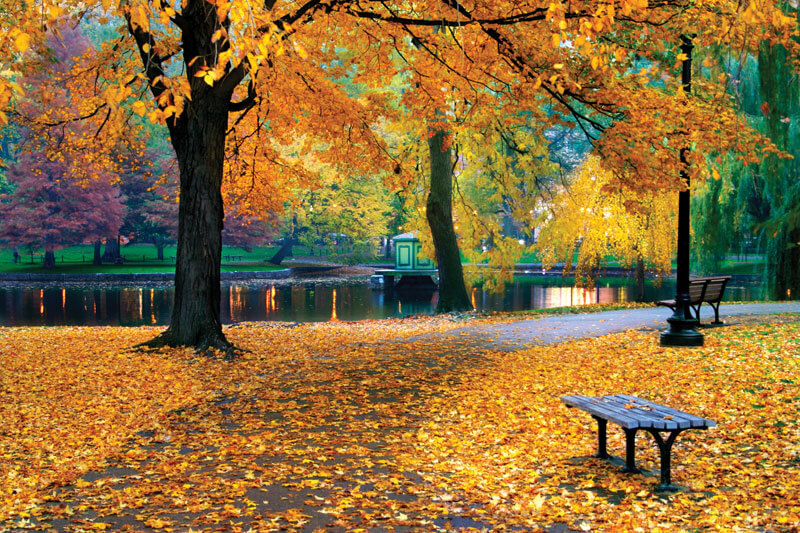
#> input picture ab.png.jpg, 800 x 533 px, given in place of the camera
$ python day8.py
#> lines starting #> are read from the running program, lines starting #| are printed output that depends on the picture; after the words box and inside, x2 and y2 are one past the last pixel; in counts of white or black regions, pixels touching at a corner belong together
import cv2, skimage
vid = cv2.VideoCapture(0)

while True:
    flag, img = vid.read() #bgr
#> img is the input picture: shape (533, 800, 3); mean B, G, R 58.1, 110, 140.6
    if flag:
        gray_img = cv2.cvtColor(img,cv2.COLOR_BGR2GRAY)
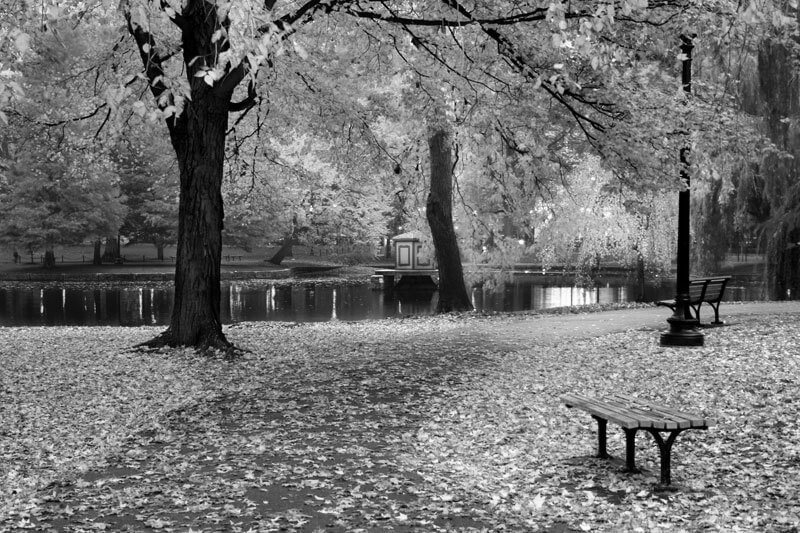
#> gray_img: shape (533, 800); min 0, max 255, mean 113.3
        blue_img = cv2.subtract(img[:,:,-1],gray_img)
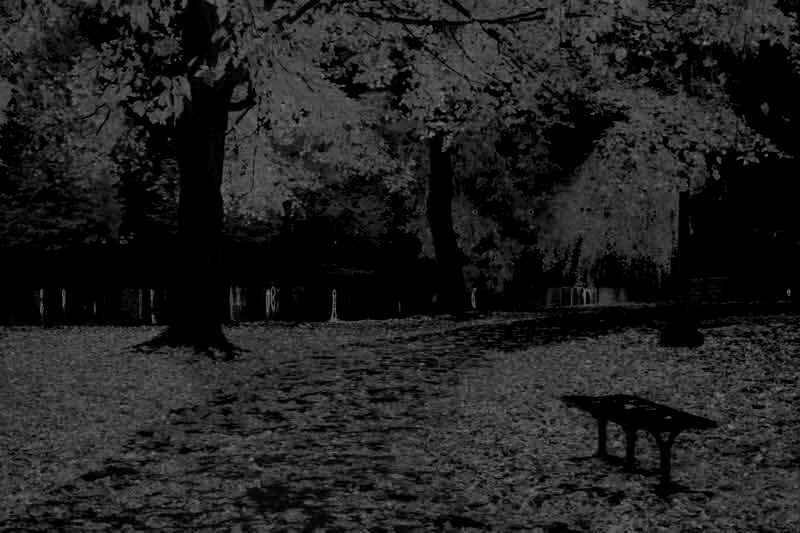
#> blue_img: shape (533, 800); min 0, max 126, mean 33.2

        th,blue_binary = cv2.threshold(blue_img, 55 ,255,cv2.THRESH_BINARY)
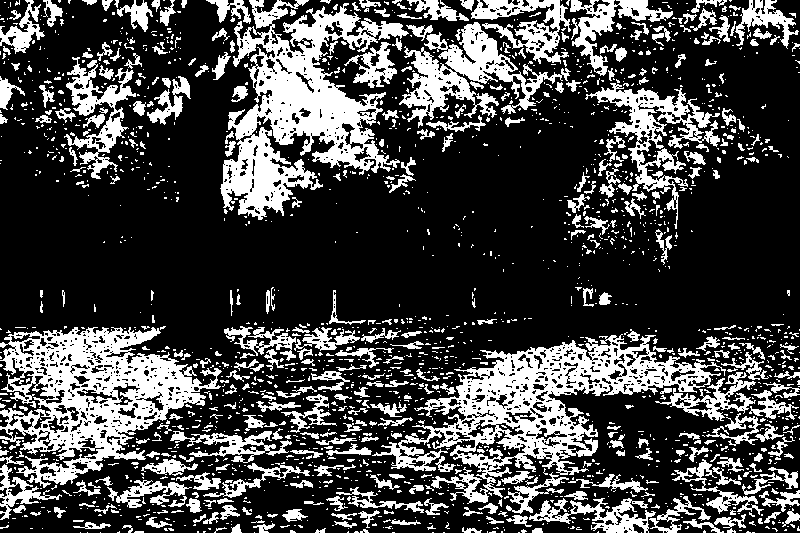
#> blue_binary: shape (533, 800); 27.6% white; 1886 white regions (1499 under 20 px), largest, box (x1, y1, x2, y2) and area: (220, 0, 409, 220) 17067, (372, 334, 726, 504) 16553, (0, 327, 222, 488) 15587

        blue_binary2 = skimage.morphology.remove_small_objects(blue_binary.astype(bool),150)
#> blue_binary2: shape (533, 800) bool; 20.6% white; 65 white regions, largest, box (x1, y1, x2, y2) and area: (220, 0, 409, 220) 16860, (372, 335, 721, 483) 15590, (0, 327, 222, 488) 15268
        blue_binary3 = skimage.morphology.remove_small_holes(blue_binary2,350)
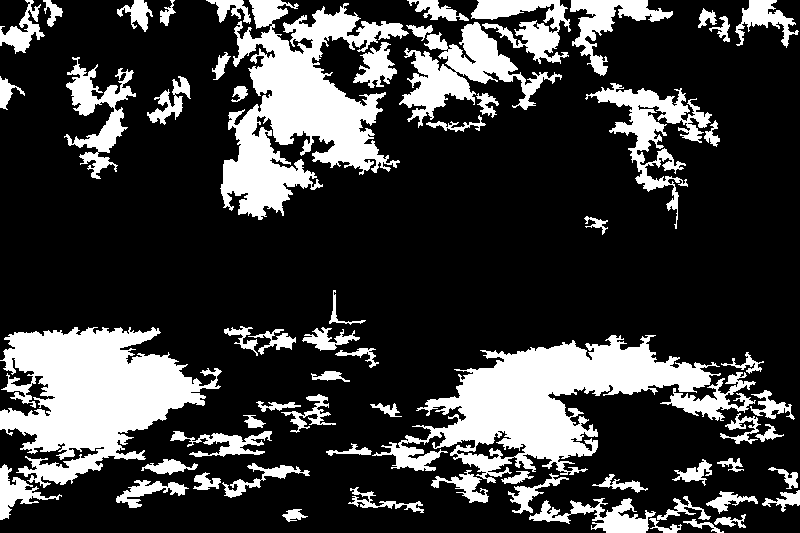
#> blue_binary3: shape (533, 800) bool; 23.9% white; 65 white regions, largest, box (x1, y1, x2, y2) and area: (372, 335, 721, 483) 19692, (0, 327, 222, 488) 19252, (220, 0, 409, 220) 18932

        strel = cv2.getStructuringElement(cv2.MORPH_ELLIPSE, (10,10))

        blue_binary4 = cv2.dilate(blue_binary3.astype('uint8'),strel, iterations =1)
#> blue_binary4: shape (533, 800); values 0 (black) and 1 (white), 42.7% white; 16 white regions, largest, box (x1, y1, x2, y2) and area: (202, 0, 725, 234) 64007, (322, 331, 800, 533) 49935, (0, 323, 341, 525) 39642
        blue_binary5= skimage.morphology.remove_small_holes(blue_binary4.astype(bool),5000).astype('uint8')
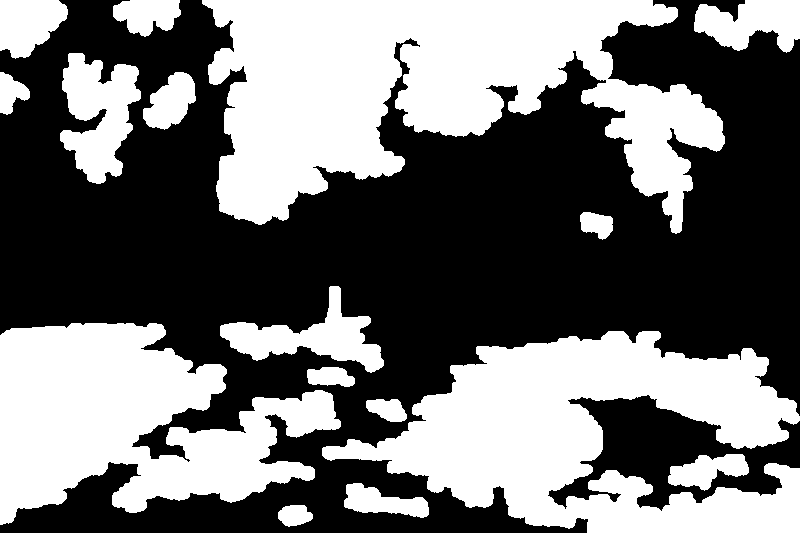
#> blue_binary5: shape (533, 800); values 0 (black) and 1 (white), 44.3% white; 16 white regions

        labels = skimage.measure.label(blue_binary5)
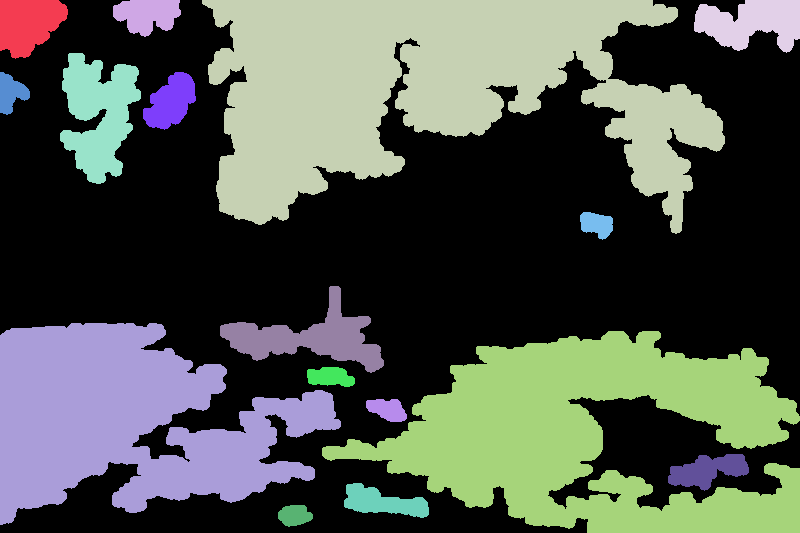
#> labels: shape (533, 800) int64; 17 distinct labels, from 0 to 16; one colour per label, 0 black
        rp = skimage.measure.regionprops(labels,blue_binary5)   #region property
#> rp = 16 regions; largest, box (x1, y1, x2, y2) and area: (202, 0, 725, 234) 67282, (322, 331, 800, 533) 51483, (0, 323, 341, 525) 40873, (60, 53, 141, 184) 6458, (220, 286, 384, 373) 5323
       ## imshowPx(blue_binary5,gray = True, cv=False)
        img_orig = img.copy()
        if len(rp) >0:
            (y1,x1,y2,x2) = rp[0].bbox
#> y1 = 0; x1 = 0; y2 = 59; x2 = 68
            cv2.rectangle(
                img_orig,
                pt1= (x1,y1), pt2= (x2,y2),
                color=(255,255,0),
                thickness=10
            )
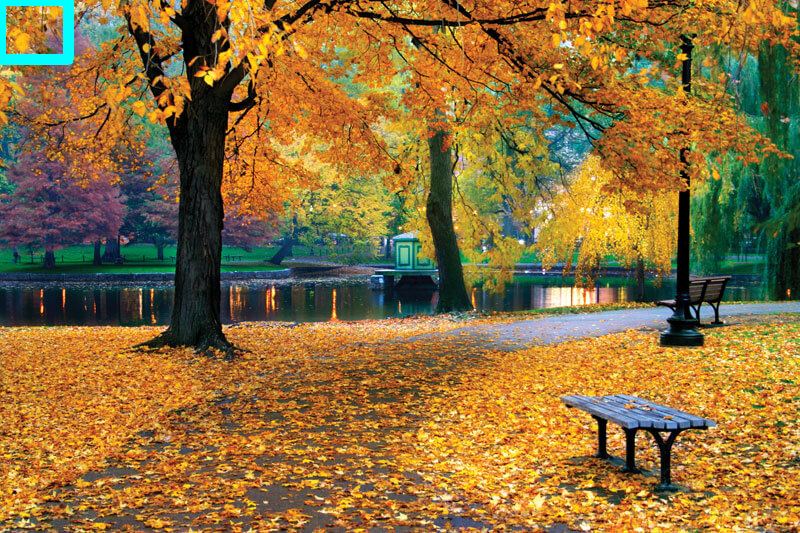
#> img_orig: shape (533, 800, 3); 0.48% of pixels changed, all inside (x1, y1, x2, y2) = (0, 0, 74, 65)
        cv2.imshow('Priview',img_orig)
        key= cv2.waitKey(1)
#> (key q is pressed here)
        if key==ord('q'):
            break
cv2.destroyAllWindows()

$ run again, on p.png.jpg
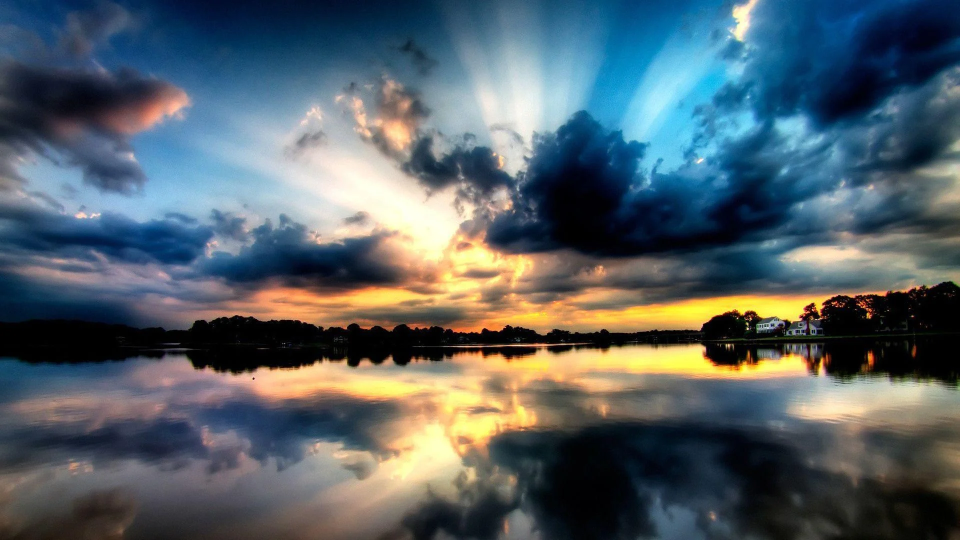
#> input picture p.png.jpg, 1920 x 1080 px, given in place of the camera (shown at 1/2 size)
#> img is the input picture: shape (1080, 1920, 3); mean B, G, R 103.4, 97.5, 85.1
#> blue_binary: shape (1080, 1920); 1.6% white; 144 white regions (63 under 20 px), largest, box (x1, y1, x2, y2) and area: (903, 582, 1384, 666) 9549, (505, 571, 841, 644) 9200, (1255, 590, 1631, 622) 2315
#> blue_binary2: shape (1080, 1920) bool; 1.4% white; 20 white regions, largest, box (x1, y1, x2, y2) and area: (903, 582, 1384, 666) 9547, (505, 571, 841, 644) 9199, (1255, 590, 1631, 622) 2315
#> blue_binary3: shape (1080, 1920) bool; 1.5% white; 20 white regions, largest, box (x1, y1, x2, y2) and area: (903, 582, 1384, 666) 9628, (505, 571, 841, 644) 9450, (1255, 590, 1631, 622) 2316
#> blue_binary4: shape (1080, 1920); values 0 (black) and 1 (white), 2.9% white; 16 white regions, largest, box (x1, y1, x2, y2) and area: (899, 578, 1636, 671) 23454, (501, 532, 890, 649) 16415, (528, 771, 781, 805) 4379
#> blue_binary5: shape (1080, 1920); values 0 (black) and 1 (white), 2.9% white; 16 white regions
#> `labels = skimage.measure.label(blue_binary5)`:
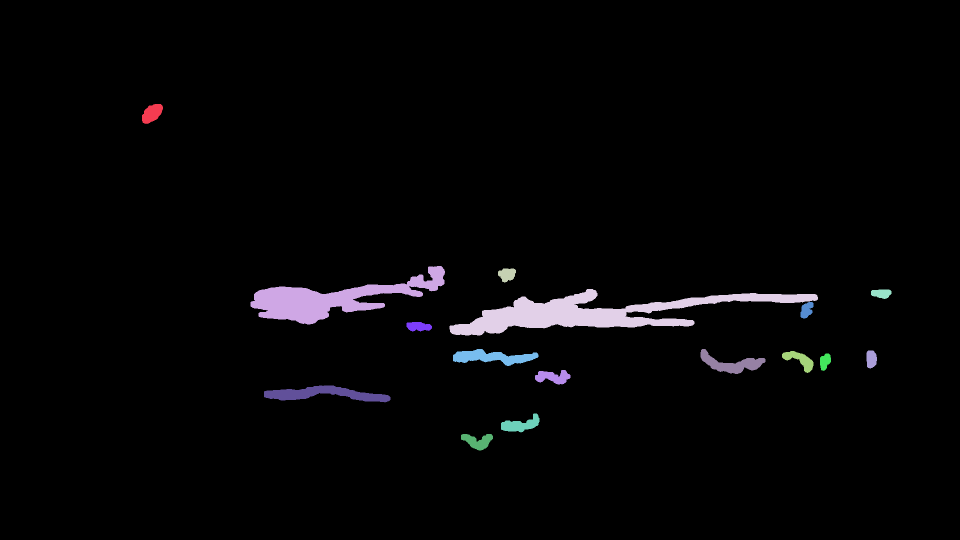
#> labels: shape (1080, 1920) int64 (shown at 1/2 size); 17 distinct labels, from 0 to 16; one colour per label, 0 black
#> rp = 16 regions; largest, box (x1, y1, x2, y2) and area: (899, 578, 1636, 671) 23904, (501, 532, 890, 649) 16415, (528, 771, 781, 805) 4379, (906, 698, 1077, 732) 3065, (1401, 698, 1531, 748) 2626
#> y1 = 208; x1 = 284; y2 = 248; x2 = 326
#> `cv2.rectangle( img_orig, pt1= (x1,y1), pt2= (x2,y2), color=(255,255,0)..`:
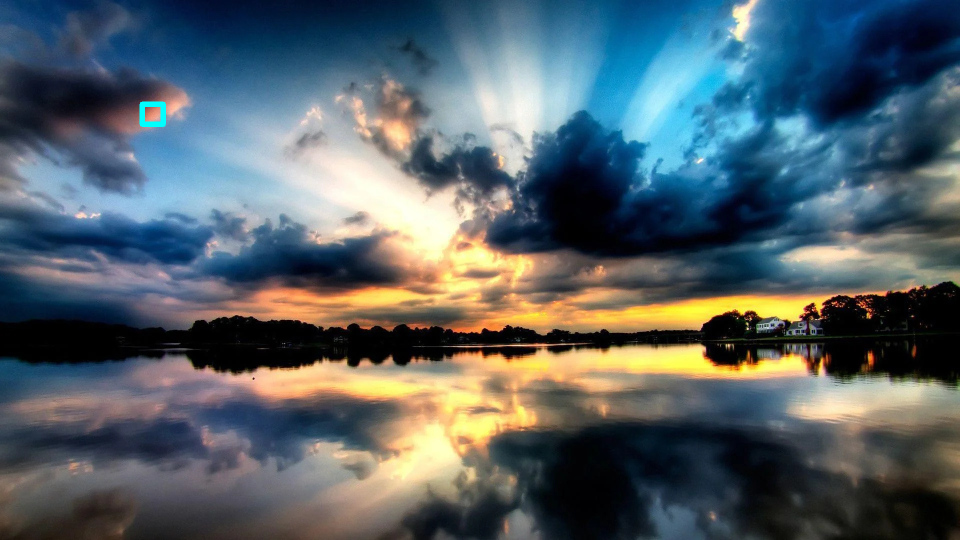
#> img_orig: shape (1080, 1920, 3) (shown at 1/2 size); 0.09% of pixels changed, all inside (x1, y1, x2, y2) = (279, 203, 332, 254)

$ run again, on abc.png.jpeg
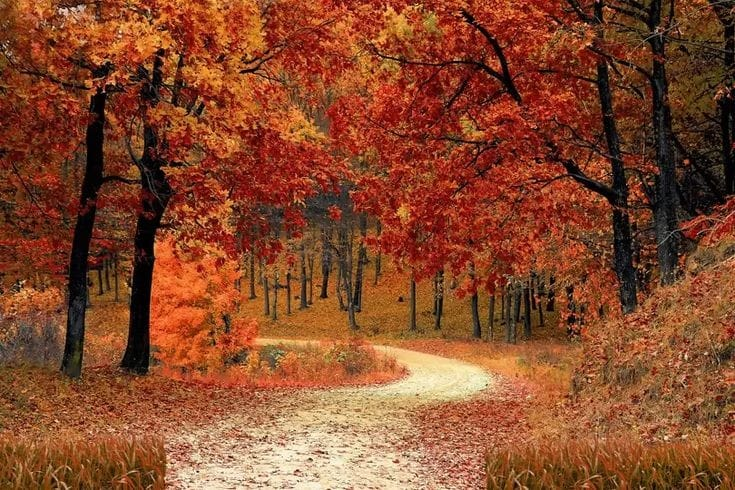
#> input picture abc.png.jpeg, 735 x 490 px, given in place of the camera
#> img is the input picture: shape (490, 735, 3); mean B, G, R 44.2, 73.4, 135.4
#> blue_binary: shape (490, 735); 37.5% white; 222 white regions (98 under 20 px), largest, box (x1, y1, x2, y2) and area: (16, 0, 596, 465) 115147, (0, 76, 59, 144) 1174, (574, 265, 621, 324) 1092
#> blue_binary2: shape (490, 735) bool; 35.9% white; 35 white regions, largest, box (x1, y1, x2, y2) and area: (16, 0, 596, 465) 115124, (0, 76, 59, 144) 1174, (574, 265, 621, 324) 1092
#> blue_binary3: shape (490, 735) bool; 37.3% white; 35 white regions, largest, box (x1, y1, x2, y2) and area: (16, 0, 596, 465) 120127, (0, 76, 59, 144) 1206, (574, 265, 621, 324) 1094
#> blue_binary4: shape (490, 735); values 0 (black) and 1 (white), 52.1% white; 42 black regions (21 under 20 px), largest, box (x1, y1, x2, y2) and area: (0, 0, 735, 490) 167913, (0, 0, 46, 133) 2184, (51, 0, 100, 28) 527
#> blue_binary5: shape (490, 735); values 0 (black) and 1 (white), 53.4% white; 1 black region
#> `labels = skimage.measure.label(blue_binary5)`:
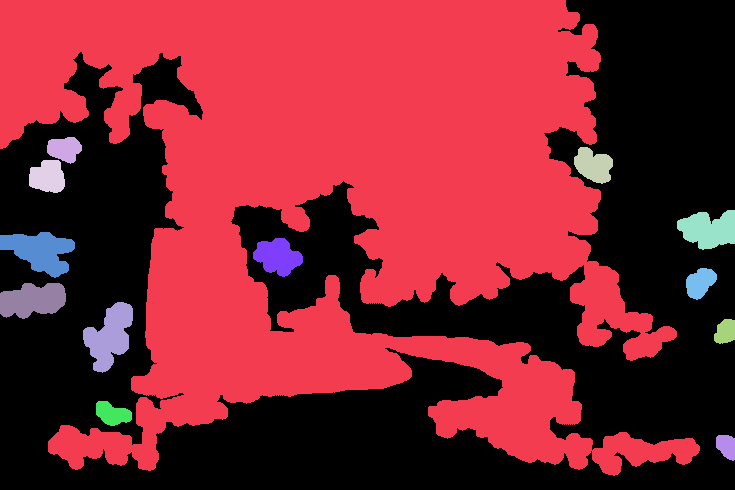
#> labels: shape (490, 735) int64; 14 distinct labels, from 0 to 13; one colour per label, 0 black
#> rp = 13 regions; largest, box (x1, y1, x2, y2) and area: (0, 0, 700, 476) 178741, (83, 302, 133, 373) 2051, (0, 232, 75, 278) 2049, (0, 283, 66, 319) 1799, (677, 210, 735, 250) 1639
#> y1 = 0; y2 = 476; x2 = 700
#> `cv2.rectangle( img_orig, pt1= (x1,y1), pt2= (x2,y2), color=(255,255,0)..`:
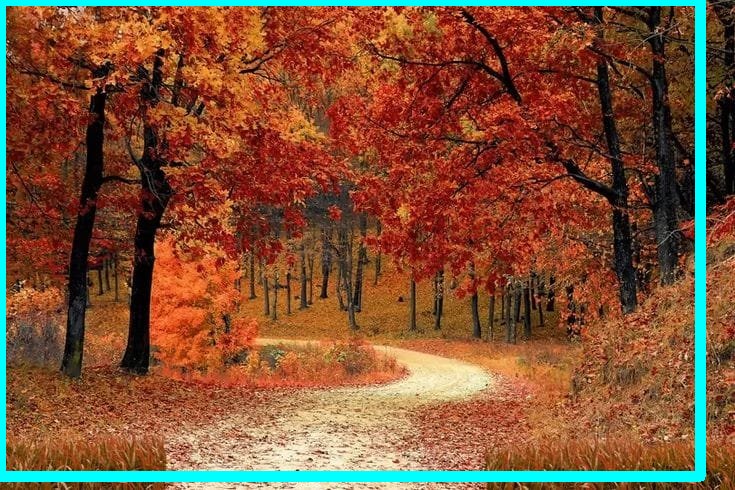
#> img_orig: shape (490, 735, 3); 5.52% of pixels changed, all inside (x1, y1, x2, y2) = (0, 0, 706, 482)
